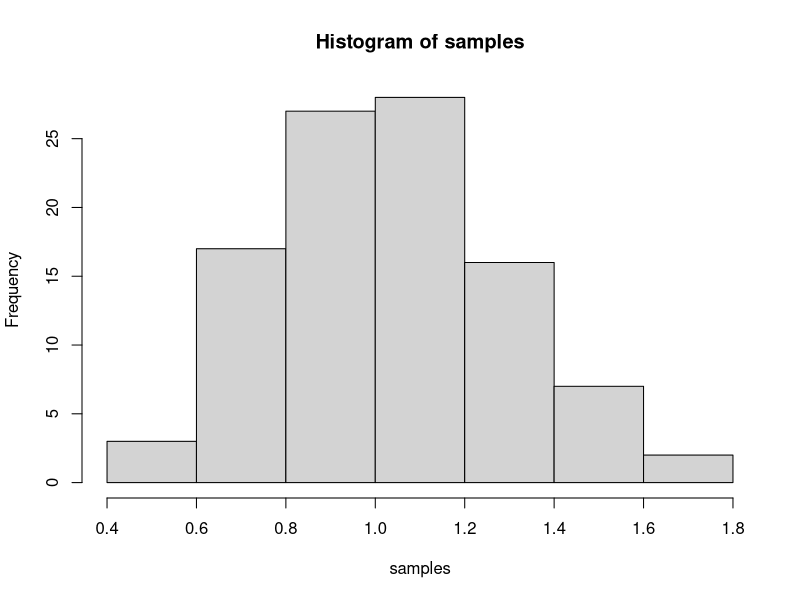

The R script that drew this image:
## ---- chunk 1
knitr::opts_chunk$set(echo = TRUE)
## ---- chunk 2
samples <- rlnorm(100, meanlog = 0, sdlog = .25) #mean should be 1, so meanlog is 0
## ---- chunk 3
hist(samples)
